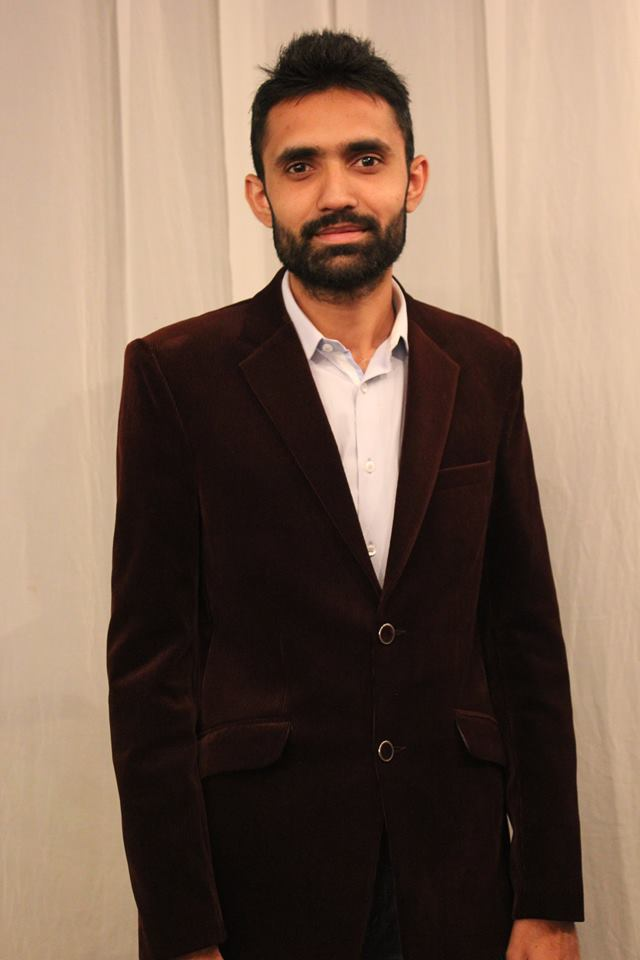
#> input picture training-data/s1/1.jpg, 640 x 960 px
$ python OpenCV-Face-Recognition-Python.py
#> lines starting #> are read from the running program, lines starting #| are printed output that depends on the picture
#import OpenCV module
import cv2
#import os module for reading training data directories and paths
import os
#import numpy to convert python lists to numpy arrays as
#it is needed by OpenCV face recognizers
import numpy as np

# In[2]:

from sympy import primenu
#danh sách tên đối tượng tương ứng với nhãn dán lable
subjects = ["", "Ramiz Raja", "Elvis Presley","Lap"]

#hàm phát hiện khuân mặt sử dụng opencv
def detect_face(img):
    #chuyển ảnh về màu xám vì opencv sử dụng hình ảnh màu xám
    gray = cv2.cvtColor(img, cv2.COLOR_BGR2GRAY)

    #Tải trình phát hiện khuôn mặt bằng LBP sử dụng classcv2.CascadeClassifier
    face_cascade = cv2.CascadeClassifier('opencv-files/lbpcascade_frontalface.xml')

    #result is a list of faces
    #phát hiện khuân mặt bằng detectMultiScale phát hiện ảnh đa tỉ lệ
    faces = face_cascade.detectMultiScale(gray, scaleFactor=1.2, minNeighbors=5);

    #nếu không có khuôn mặt trả về none
    if (len(faces) == 0):
        return None, None

    #chỉ lấy face đầu tiên
    (x, y, w, h) = faces[0]

    #trả về vị trí của khuân mặt đầu tiền (faces[0])
    return gray[y:y+w, x:x+h], faces[0]

#hàm đọc ảnh và trả về 2 mảng faces và lables(có cùng kích thước) là số khuôn mặt và số nhãn lable cho từng khuôn mặt
def prepare_training_data(data_folder_path):

    #------STEP-1--------
    #lấy tên các thư mục có trong data_folder_path
#> called with data_folder_path = 'training-data'
    dirs = os.listdir(data_folder_path)

    #list chứa tất cả faces
    faces = []
    #list chứa tất cả các nhãn
    labels = []

    #duyệt từng thư mục và đọc các hình ảnh bên trong
    for dir_name in dirs:

        #tất cả thư mục đề bắt đầu bằng 's' nên hãy bỏ qua những thư mục không liên quan
        if not dir_name.startswith("s"):
            continue;

        #------STEP-2--------
        #bắt đầu trích xuất nhãn từ tên thư mục
        #tên thư mục các dạng là slable
        #xóa kí tự s để lấy được nhãn lable
        label = int(dir_name.replace("s", ""))

        #tạo đường dẫn thư mục chứa hình ảnh
        #ví dụ subject_dir_path = "training-data/s1"
        subject_dir_path = data_folder_path + "/" + dir_name

        #lấy tên hình ảnh trong các thư mục chủ đề đã tạo đường dẫn ở trên subject_dir_path
        subject_images_names = os.listdir(subject_dir_path)

        #------STEP-3--------
        #đọc từ hình ảnh
        #sau đó phát hiện khuân mặt có trong ảnh và thêm khuôn mặt vào list khuôn mặt (faces)
        for image_name in subject_images_names:

            #ignore system files like .DS_Store
            if image_name.startswith("."):
                continue;

            #tương tự như trên subject_dir_path xây dựng đường dẫn hình ảnh
            #ví dụ image path = training-data/s1/1.pgm
            image_path = subject_dir_path + "/" + image_name

            #đọc ảnh
            image = cv2.imread(image_path)
#> image is the input picture: shape (960, 640, 3); mean B, G, R 86.7, 103.1, 126.9

            #hiển thị hình ảnh ra
            cv2.imshow("Training on image...", cv2.resize(image, (400, 500)))
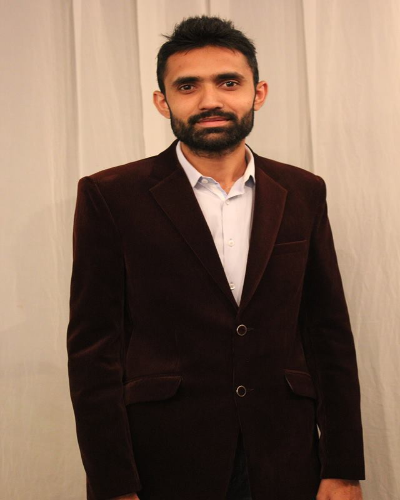
#> window 'Training on image...': shape (500, 400, 3); mean B, G, R 86.6, 103, 126.8
            cv2.waitKey(100)

            #hàm detect_face sử dụng để phát hiện khuôn mặt
            face, rect = detect_face(image)
#> in detect_face, `gray = cv2.cvtColor(img, cv2.COLOR_BGR2GRAY)`:
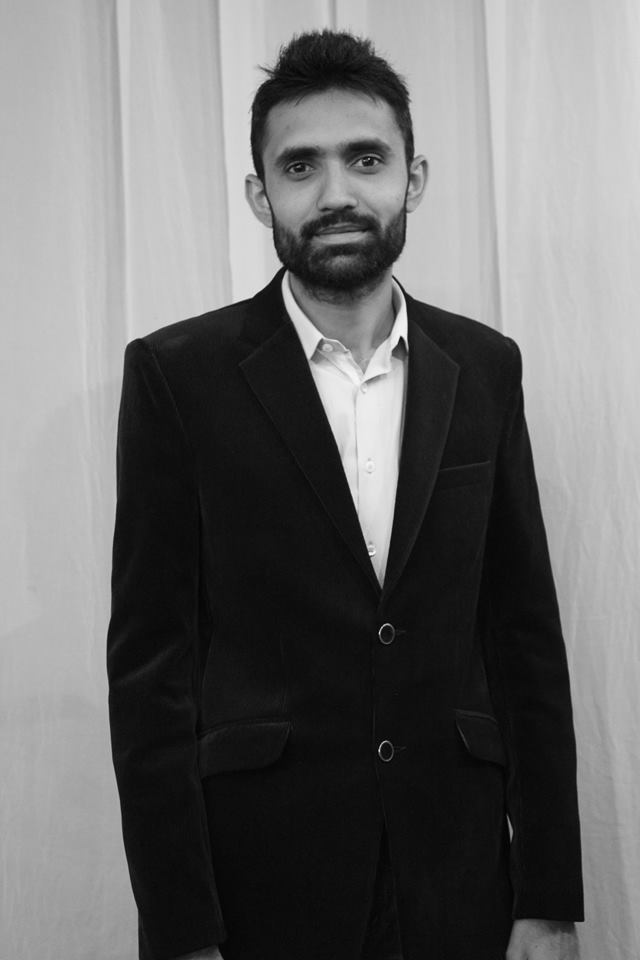
#> gray: shape (960, 640); min 1, max 250, mean 108.3
#> in detect_face, `faces = face_cascade.detectMultiScale(gray, scaleFactor=1.2, minNeighb..`: faces = [[238, 89, 189, 189]]
#> in detect_face, `(x, y, w, h) = faces[0]`: x = 238; y = 89; w = 189
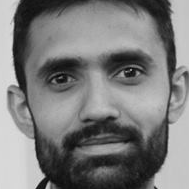
#> face: shape (189, 189); min 5, max 222, mean 122.7
#> rect = [238, 89, 189, 189]

            #------STEP-4--------
            #nếu phát hiện khuôn mặt
            #thêm khuôn mặt và nhãn vào faces, lables
            if face is not None:
                #add face to list of faces
                faces.append(face)
                #add label for this face
                labels.append(label)

    cv2.destroyAllWindows()
    cv2.waitKey(1)
    cv2.destroyAllWindows()

    return faces, labels

#chuẩn bị dữ liệu
print("Preparing data...")
faces, labels = prepare_training_data("training-data")
print("Data prepared")

#print total faces and labels
print("Total faces: ", len(faces))
print("Total labels: ", len(labels))
print("np arrr",np.array(labels))
print("np arrr",labels)

#tạo bộ nhận dạng khuôn mặt LBPH
face_recognizer = cv2.face.LBPHFaceRecognizer_create()

#tạo bộ nhận dạng khuôn mặt EigenFaceRecognizer
#face_recognizer = cv2.face.EigenFaceRecognizer_create()

#tạo bộ nhận dạng khuôn mặt FisherFaceRecognizer
#face_recognizer = cv2.face.FisherFaceRecognizer_create()

#bắt đầu train dữ liệu đã chuẩn bị ở trên
face_recognizer.train(faces, np.array(labels))

# hàm vẽ hình chữ nhật xung quanh khuôn mặt
def draw_rectangle(img, rect):
    (x, y, w, h) = rect
    cv2.rectangle(img, (x, y), (x+w, y+h), (0, 255, 0), 2)

#hàm viết chữ lên ảnh với tạo độ x, y
def draw_text(img, text, x, y):
    cv2.putText(img, text, (x, y), cv2.FONT_HERSHEY_PLAIN, 3, (0, 255, 0), 2)

#hàm thực hiện nhận diện
def predict(test_img):
    #tạo một bản sao của hình ảnh
    img = test_img.copy()
    #sử dụng hàm detect face đã viết ở trên để phát hiện khuôn mặt
    face, rect = detect_face(img)
    if face is None:
        return img, None
    #dự đoán hình ảnh bằng cách sử dụng tính nhận diện khuôn mặt cuả bộ nhận diện khuôn mặt face_recognizer đã tạo ở trên
    #trả về lable và confidence
    label, confidence = face_recognizer.predict(face)
    #lấy tên của lable
    print(confidence)
    if confidence>40:
        return img, None
    label_text = subjects[label]
    print(confidence)

    #vẽ hình xung quanh khuôn mặt được nhận diện
    draw_rectangle(img, rect)
    #vẽ tên được dự đoán
    draw_text(img, label_text, rect[0], rect[1]-5)

    return img, label

#bắt đầu quá trình nhận diện bằng 2 ảnh test

print("Predicting images...")

# [20 lines of commented-out code are left out]
webcam = cv2.VideoCapture(0)

while True:
    ret, frame = webcam.read()
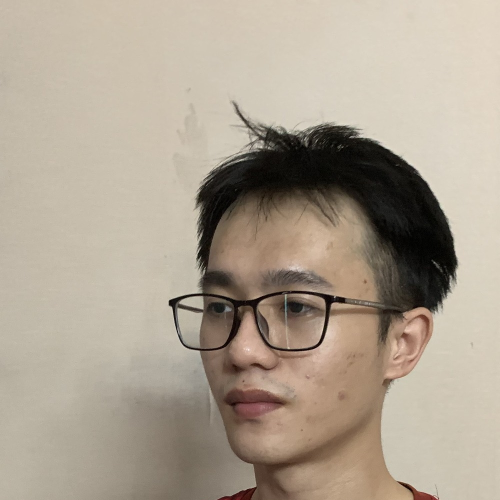
#> input picture test-data/test.jpg, 1000 x 1000 px, given in place of the camera (shown at 1/2 size)
#> frame is the input picture: shape (1000, 1000, 3); mean B, G, R 144.7, 160.6, 172.3
    predicted_img2,label = predict(frame)
#> in detect_face (call 4), `gray = cv2.cvtColor(img, cv2.COLOR_BGR2GRAY)`:
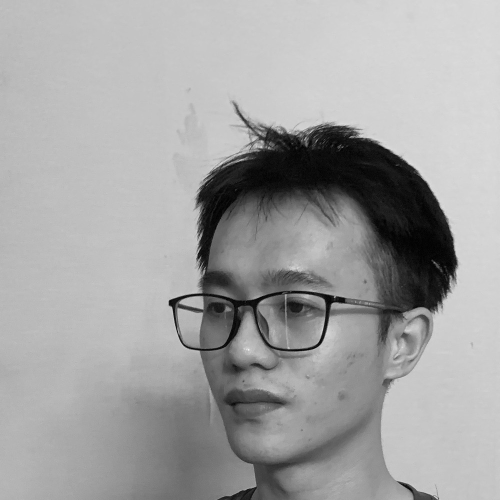
#> gray: shape (1000, 1000) (shown at 1/2 size); min 0, max 244, mean 162.3
    print(label)
    if not ret:
        print("Error: failed to capture image")
        break

    cv2.imshow('OpenCV', predicted_img2 )
    if cv2.waitKey(1) & 0xFF == ord('q'):
#> (key q is pressed here)
        break

webcam.release()
cv2.destroyAllWindows()
